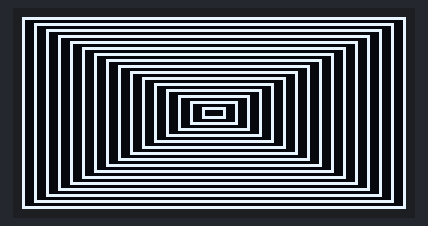
The sketch below on a simulated Arduino Uno, built with avr-gcc and run on an emulated ATmega328P. Parts: 128×64 one-colour display.

Above: at 0.1 s.
At 1.3 s:
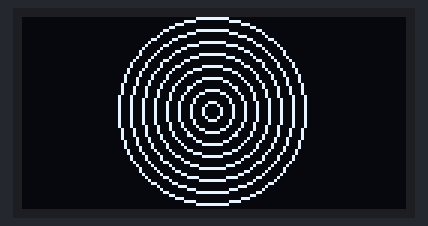
At 2.6 s:
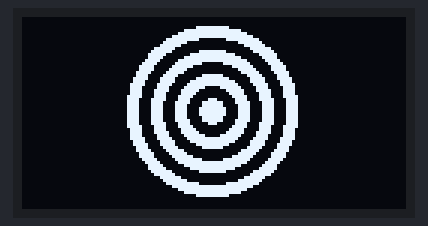
At 3.8 s:
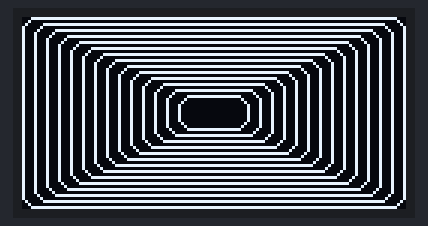
At 5.0 s:
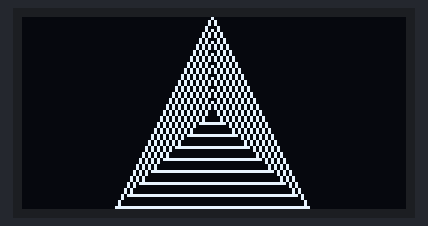
At 8.4 s:
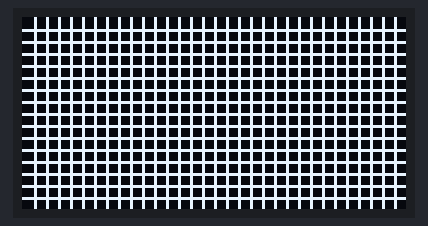

The sketch:

Example01-graph_test.ino
```cpp
/***********************************************************************************
*This program is a demo of how to use some U8glib functions to draw some graph.
*This demo was made for OLED modules with a screen resolution of 128x64 pixels.
*This program requires the U8glib library.

* File                : Example01-graph_test.ino
* Hardware Environment: Arduino UNO&Mega2560
* Build Environment   : Arduino

*Set the pins to the correct ones for your development shield or breakout board.
*This demo use the BREAKOUT BOARD only and use these IIC data lines to the LCD,
*pin usage as follow:
*             SCL SDA
*        Uno  A5  A4
*    Mega2560 21  20

*Remember to set the pins to suit your display module!
*
* @attention
*
* THE PRESENT FIRMWARE WHICH IS FOR GUIDANCE ONLY AIMS AT PROVIDING CUSTOMERS
* WITH CODING INFORMATION REGARDING THEIR PRODUCTS IN ORDER FOR THEM TO SAVE
* TIME. AS A RESULT, QD electronic SHALL NOT BE HELD LIABLE FOR ANY
* DIRECT, INDIRECT OR CONSEQUENTIAL DAMAGES WITH RESPECT TO ANY CLAIMS ARISING
* FROM THE CONTENT OF SUCH FIRMWARE AND/OR THE USE MADE BY CUSTOMERS OF THE
* CODING INFORMATION CONTAINED HEREIN IN CONNECTION WITH THEIR PRODUCTS.
**********************************************************************************/
#include "U8glib.h" ////U8g lib

U8GLIB_SH1106_128X64 u8g(U8G_I2C_OPT_NONE);  // I2C / TWI

void prepare(void)
{
  u8g.setFont(u8g_font_6x10);
  u8g.setFontRefHeightExtendedText();
  u8g.setDefaultForegroundColor();
  u8g.setFontPosTop();
}

//draw rectangle
void test_rectangle(void)
{
   int i;
   u8g.firstPage();
   do
   {
     for(i = 0;i<u8g.getWidth()/2;i+=4)
     {
        u8g.drawFrame(i,i/2,u8g.getWidth()-2*i,u8g.getHeight()-i);
     }
   }while(u8g.nextPage());
/*   delay(1000);
   u8g.firstPage();
   do
   {
     for(i = 0;i<u8g.getWidth()/2;i+=4)
     {
       if((i/4)%2)
       {
          u8g.setDefaultForegroundColor();
       }
       else
       {
          u8g.setDefaultBackgroundColor();
       }
        u8g.drawBox(i,i/2,u8g.getWidth()-2*i,u8g.getHeight()-i);
     }
   }while(u8g.nextPage()); */
}

//draw circle
void test_circle(void)
{
   int i;
   u8g.setDefaultForegroundColor();
   u8g.firstPage();
   do
   {
     for(i = 0;i<u8g.getHeight()/2;i+=4)
     {
        u8g.drawCircle(u8g.getWidth()/2-1,u8g.getHeight()/2-1,u8g.getHeight()/2-i-1);
     }
   }while(u8g.nextPage());
   delay(1000);
   u8g.firstPage();
   do
   {
     for(i = 0;i<u8g.getHeight()/2;i+=4)
     {
       if((i/4)%2)
       {
          u8g.setDefaultForegroundColor();
       }
       else
       {
          u8g.setDefaultBackgroundColor();
       }
        u8g.drawDisc(u8g.getWidth()/2-1,u8g.getHeight()/2-1,u8g.getHeight()/2-i);
     }
   }while(u8g.nextPage());
}

//draw round rectangle
void test_round_rectangle(void)
{
  int i;
  u8g.setDefaultForegroundColor();
   u8g.firstPage();
   do
   {
     for(i = 0;i<u8g.getWidth()/2-8;i+=4)
     {
        u8g.drawRFrame(i,i/2,u8g.getWidth()-2*i,u8g.getHeight()-i,5);
     }
   }while(u8g.nextPage());
/*   delay(1000);
   u8g.firstPage();
   do
   {
     for(i = 0;i<u8g.getWidth()/2-8;i+=4)
     {
       if((i/4)%2)
       {
          u8g.setDefaultForegroundColor();
       }
       else
       {
          u8g.setDefaultBackgroundColor();
       }
        u8g.drawRBox(i,i/2,u8g.getWidth()-2*i,u8g.getHeight()-i,5);
     }
   }while(u8g.nextPage()); */
}

void draw_triangle(unsigned char x1, unsigned char y1, unsigned char x2, unsigned char y2, unsigned char x3, unsigned char y3)
{
  u8g.drawLine(x1,y1,x2,y2);
  u8g.drawLine(x2,y2,x3,y3);
  u8g.drawLine(x1,y1,x3,y3);
}

void test_triangle(void)
{
   int i;
   u8g.setDefaultForegroundColor();
   u8g.firstPage();
   do
   {
     for(i = 0;i<u8g.getWidth()/4;i+=4)
     {
        draw_triangle(u8g.getWidth()/2-u8g.getWidth()/2/2-1+i, u8g.getHeight()-1-i, u8g.getWidth()/2-1, i,u8g.getWidth()/2+u8g.getWidth()/2/2-1-i,u8g.getHeight()-1-i);
     }
   }while(u8g.nextPage());
   delay(1000);
   u8g.firstPage();
   do
   {
     for(i = 0;i<u8g.getWidth()/4;i+=4)
     {
       if((i/4)%2)
       {
          u8g.setDefaultForegroundColor();
       }
       else
       {
          u8g.setDefaultBackgroundColor();
       }
        u8g.drawTriangle(u8g.getWidth()/2-u8g.getWidth()/2/2-1+i, u8g.getHeight()-1-i, u8g.getWidth()/2-1, i,u8g.getWidth()/2+u8g.getWidth()/2/2-1-i,u8g.getHeight()-1-i);
     }
   }while(u8g.nextPage());
}

//draw lines
void draw_line(void)
{
   int i;
   u8g.setDefaultForegroundColor();
   u8g.firstPage();
   do
   {
     for(i = 4;i<u8g.getHeight();i+=4)
     {
        u8g.drawHLine(0,i,u8g.getWidth());
     }
     for(i = 4;i<u8g.getWidth();i+=4)
     {
        u8g.drawVLine(i,0,u8g.getHeight());
     }
   }while(u8g.nextPage());
   delay(1000);
   for(i = 0;i<=32;i+=2) //X from 0~128
   {
      u8g.firstPage();
      do
      {
        u8g.drawLine(i, 0, 0, 127);
        u8g.drawLine(i*2, 0, 0, 127);
        u8g.drawLine(i*3, 0, 0, 127);
        u8g.drawLine(i*4, 0, 0, 127);
        u8g.drawLine(u8g.getWidth()-i, 0, 127, 127);
        u8g.drawLine(u8g.getWidth()-i*2, 0, 127, 127);
        u8g.drawLine(u8g.getWidth()-i*3, 0, 127, 127);
        u8g.drawLine(u8g.getWidth()-i*4, 0, 127, 127);
        u8g.drawLine(u8g.getWidth()/2+i, 0, 63, 127);
        u8g.drawLine(u8g.getWidth()/2+i*2, 0, 63, 127);
        u8g.drawLine(u8g.getWidth()/2-i, 0, 63, 127);
        u8g.drawLine(u8g.getWidth()/2-i*2, 0, 63, 127);
      }while(u8g.nextPage());
   }
}

void setup()
{
    prepare();
}

void loop()
{
  //loop
  prepare();
  test_rectangle();
  delay(1000);
  test_circle();
  delay(1000);
  test_round_rectangle();
  delay(1000);
  test_triangle();
  delay(1000);
  draw_line();
  delay(1000);
}
```

Measured:
- by itself, everything shown: repeats every 15.0 s, in 24 steps
- what the display in image 1 shows lasts 1.4 s, from 1.2 s to 2.6 s
- what the display in image 2 shows lasts 1.2 s, from 2.6 s to 3.8 s
- what the display in image 4 shows lasts 2.3 s, from 5.0 s to 7.3 s
- what the display in image 5 shows lasts 1.2 s, from 8.4 s to 9.6 s
